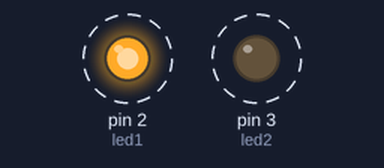
The sketch below on a simulated Arduino Uno, built with avr-gcc and run on an emulated ATmega328P. Shown: output pins drawn as LEDs (lit = HIGH). Dashed ring = blinking.

Above: at 0.05 s.
Timing chart, 0 to 3.0 s (numbered marks = the images above):
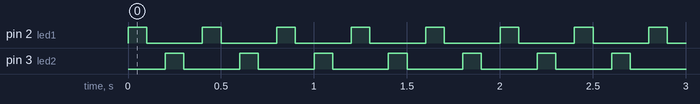

Measured:
- by itself, pin 2 (led1), pin 3 (led2): alternates HIGH for 0.10 s and LOW for 0.30 s

The sketch:

pj1_LEDoutput.ino
```cpp
int led1 = 2;
int led2 = 3;

void setup()

  {
  pinMode(led1, OUTPUT);
  pinMode(led2, OUTPUT);

  digitalWrite(led1,LOW);
  digitalWrite(led2,LOW);

  }

  void loop()
  {
    digitalWrite(led1,HIGH);
    delay(100);
    digitalWrite(led1,LOW);
    delay(100);
    digitalWrite(led2,HIGH);
    delay(100);
    digitalWrite(led2,LOW);
    delay(100);
  }
```
